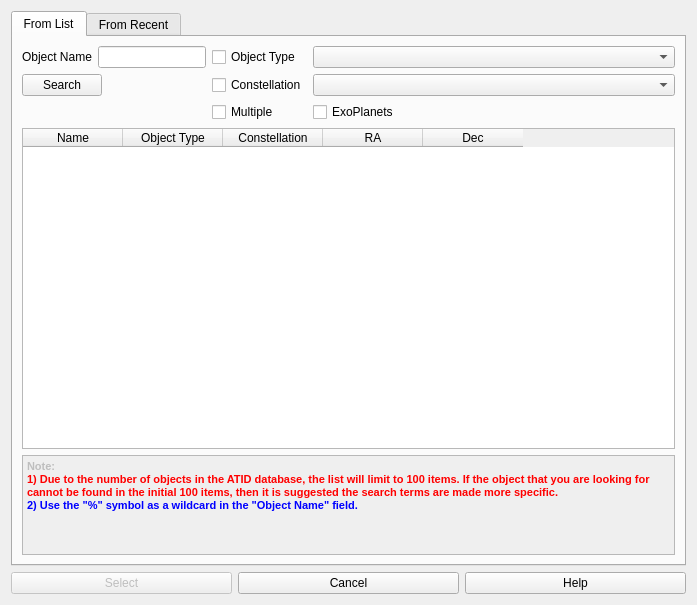
<?xml version="1.0" encoding="UTF-8"?>
<ui version="4.0">
 <class>Dialog</class>
 <widget class="QDialog" name="Dialog">
  <property name="windowModality">
   <enum>Qt::WindowModal</enum>
  </property>
  <property name="geometry">
   <rect>
    <x>0</x>
    <y>0</y>
    <width>697</width>
    <height>605</height>
   </rect>
  </property>
  <property name="windowTitle">
   <string>Dialog</string>
  </property>
  <property name="windowIcon">
   <iconset resource="../VSOP.qrc">
    <normaloff>:/images/BtnPhotometry.bmp</normaloff>:/images/BtnPhotometry.bmp</iconset>
  </property>
  <property name="locale">
   <locale language="English" country="Australia"/>
  </property>
  <property name="modal">
   <bool>true</bool>
  </property>
  <layout class="QGridLayout" name="gridLayout">
   <item row="1" column="0">
    <widget class="QPushButton" name="buttonSelect">
     <property name="enabled">
      <bool>false</bool>
     </property>
     <property name="text">
      <string>Select</string>
     </property>
    </widget>
   </item>
   <item row="1" column="1">
    <widget class="QPushButton" name="buttonCancel">
     <property name="text">
      <string>Cancel</string>
     </property>
    </widget>
   </item>
   <item row="1" column="2">
    <widget class="QPushButton" name="buttonHelp">
     <property name="text">
      <string>Help</string>
     </property>
    </widget>
   </item>
   <item row="0" column="0" colspan="3">
    <widget class="QTabWidget" name="tabWidget">
     <property name="currentIndex">
      <number>0</number>
     </property>
     <widget class="QWidget" name="LIST">
      <attribute name="title">
       <string>From List</string>
      </attribute>
      <layout class="QGridLayout" name="gridLayout_2">
       <item row="1" column="3">
        <widget class="QComboBox" name="comboConstellation"/>
       </item>
       <item row="0" column="3">
        <widget class="QComboBox" name="comboObjectType">
         <property name="insertPolicy">
          <enum>QComboBox::InsertAlphabetically</enum>
         </property>
        </widget>
       </item>
       <item row="2" column="2">
        <widget class="QCheckBox" name="checkMultiple">
         <property name="sizePolicy">
          <sizepolicy hsizetype="Maximum" vsizetype="Fixed">
           <horstretch>0</horstretch>
           <verstretch>0</verstretch>
          </sizepolicy>
         </property>
         <property name="text">
          <string>Multiple</string>
         </property>
        </widget>
       </item>
       <item row="2" column="3">
        <widget class="QCheckBox" name="checkExoPlanets">
         <property name="text">
          <string>ExoPlanets</string>
         </property>
        </widget>
       </item>
       <item row="0" column="2">
        <widget class="QCheckBox" name="checkObjectType">
         <property name="sizePolicy">
          <sizepolicy hsizetype="Maximum" vsizetype="Fixed">
           <horstretch>0</horstretch>
           <verstretch>0</verstretch>
          </sizepolicy>
         </property>
         <property name="text">
          <string>Object Type</string>
         </property>
        </widget>
       </item>
       <item row="1" column="2">
        <widget class="QCheckBox" name="checkConstellation">
         <property name="sizePolicy">
          <sizepolicy hsizetype="Maximum" vsizetype="Fixed">
           <horstretch>0</horstretch>
           <verstretch>0</verstretch>
          </sizepolicy>
         </property>
         <property name="text">
          <string>Constellation</string>
         </property>
        </widget>
       </item>
       <item row="4" column="0" colspan="4">
        <widget class="QTableWidget" name="tableObjects">
         <property name="enabled">
          <bool>true</bool>
         </property>
         <property name="sizePolicy">
          <sizepolicy hsizetype="Expanding" vsizetype="Minimum">
           <horstretch>0</horstretch>
           <verstretch>0</verstretch>
          </sizepolicy>
         </property>
         <property name="alternatingRowColors">
          <bool>true</bool>
         </property>
         <property name="selectionMode">
          <enum>QAbstractItemView::SingleSelection</enum>
         </property>
         <property name="selectionBehavior">
          <enum>QAbstractItemView::SelectRows</enum>
         </property>
         <column>
          <property name="text">
           <string>Name</string>
          </property>
         </column>
         <column>
          <property name="text">
           <string>Object Type</string>
          </property>
         </column>
         <column>
          <property name="text">
           <string>Constellation</string>
          </property>
         </column>
         <column>
          <property name="text">
           <string>RA</string>
          </property>
         </column>
         <column>
          <property name="text">
           <string>Dec</string>
          </property>
         </column>
        </widget>
       </item>
       <item row="5" column="0" colspan="4">
        <widget class="QTextBrowser" name="textBrowser">
         <property name="enabled">
          <bool>false</bool>
         </property>
         <property name="sizePolicy">
          <sizepolicy hsizetype="Expanding" vsizetype="Ignored">
           <horstretch>0</horstretch>
           <verstretch>0</verstretch>
          </sizepolicy>
         </property>
         <property name="maximumSize">
          <size>
           <width>16777215</width>
           <height>100</height>
          </size>
         </property>
         <property name="cursor" stdset="0">
          <cursorShape>IBeamCursor</cursorShape>
         </property>
         <property name="locale">
          <locale language="English" country="Australia"/>
         </property>
         <property name="lineWrapMode">
          <enum>QTextEdit::WidgetWidth</enum>
         </property>
         <property name="html">
          <string>&lt;!DOCTYPE HTML PUBLIC &quot;-//W3C//DTD HTML 4.0//EN&quot; &quot;http://www.w3.org/TR/REC-html40/strict.dtd&quot;&gt;
&lt;html&gt;&lt;head&gt;&lt;meta name=&quot;qrichtext&quot; content=&quot;1&quot; /&gt;&lt;style type=&quot;text/css&quot;&gt;
p, li { white-space: pre-wrap; }
&lt;/style&gt;&lt;/head&gt;&lt;body style=&quot; font-family:'MS Shell Dlg 2'; font-size:8.25pt; font-weight:400; font-style:normal;&quot;&gt;
&lt;p style=&quot; margin-top:0px; margin-bottom:0px; margin-left:0px; margin-right:0px; -qt-block-indent:0; text-indent:0px;&quot;&gt;&lt;span style=&quot; font-size:8pt; font-weight:600;&quot;&gt;Note: 	&lt;/span&gt;&lt;/p&gt;
&lt;p style=&quot; margin-top:0px; margin-bottom:0px; margin-left:0px; margin-right:0px; -qt-block-indent:0; text-indent:0px;&quot;&gt;&lt;span style=&quot; font-size:8pt; font-weight:600; color:#ff0000;&quot;&gt;1) Due to the number of objects in the ATID database, the list will limit to 100 items. If the object that you are looking for cannot be found in the initial 100 items, then it is suggested the search terms are made more specific.&lt;/span&gt;&lt;/p&gt;
&lt;p style=&quot; margin-top:0px; margin-bottom:0px; margin-left:0px; margin-right:0px; -qt-block-indent:0; text-indent:0px;&quot;&gt;&lt;span style=&quot; font-size:8pt; font-weight:600; color:#0000ff;&quot;&gt;2) Use the &amp;quot;%&amp;quot; symbol as a wildcard in the &amp;quot;Object Name&amp;quot; field.&lt;/span&gt;&lt;/p&gt;&lt;/body&gt;&lt;/html&gt;</string>
         </property>
         <property name="acceptRichText">
          <bool>true</bool>
         </property>
         <property name="textInteractionFlags">
          <set>Qt::LinksAccessibleByKeyboard|Qt::LinksAccessibleByMouse</set>
         </property>
        </widget>
       </item>
       <item row="0" column="1">
        <widget class="QLineEdit" name="editObjectName">
         <property name="sizePolicy">
          <sizepolicy hsizetype="Maximum" vsizetype="Fixed">
           <horstretch>0</horstretch>
           <verstretch>0</verstretch>
          </sizepolicy>
         </property>
         <property name="inputMask">
          <string/>
         </property>
         <property name="maxLength">
          <number>30</number>
         </property>
        </widget>
       </item>
       <item row="0" column="0">
        <widget class="QLabel" name="label_5">
         <property name="sizePolicy">
          <sizepolicy hsizetype="Fixed" vsizetype="Preferred">
           <horstretch>0</horstretch>
           <verstretch>0</verstretch>
          </sizepolicy>
         </property>
         <property name="text">
          <string>Object Name</string>
         </property>
        </widget>
       </item>
       <item row="1" column="0" colspan="2">
        <widget class="QPushButton" name="btnSearch">
         <property name="sizePolicy">
          <sizepolicy hsizetype="Maximum" vsizetype="Fixed">
           <horstretch>0</horstretch>
           <verstretch>0</verstretch>
          </sizepolicy>
         </property>
         <property name="text">
          <string>Search</string>
         </property>
        </widget>
       </item>
      </layout>
     </widget>
     <widget class="QWidget" name="tab_2">
      <attribute name="title">
       <string>From Recent</string>
      </attribute>
      <layout class="QGridLayout" name="gridLayout_4">
       <item row="0" column="0">
        <widget class="QTableWidget" name="tableRecentObjects">
         <property name="selectionMode">
          <enum>QAbstractItemView::SingleSelection</enum>
         </property>
         <property name="selectionBehavior">
          <enum>QAbstractItemView::SelectRows</enum>
         </property>
         <column>
          <property name="text">
           <string>Name</string>
          </property>
         </column>
         <column>
          <property name="text">
           <string>Object Type</string>
          </property>
         </column>
         <column>
          <property name="text">
           <string>Constellation</string>
          </property>
         </column>
         <column>
          <property name="text">
           <string>RA</string>
          </property>
         </column>
         <column>
          <property name="text">
           <string>Dec</string>
          </property>
         </column>
        </widget>
       </item>
      </layout>
     </widget>
    </widget>
   </item>
  </layout>
 </widget>
 <resources>
  <include location="../VSOP.qrc"/>
 </resources>
 <connections/>
</ui>
